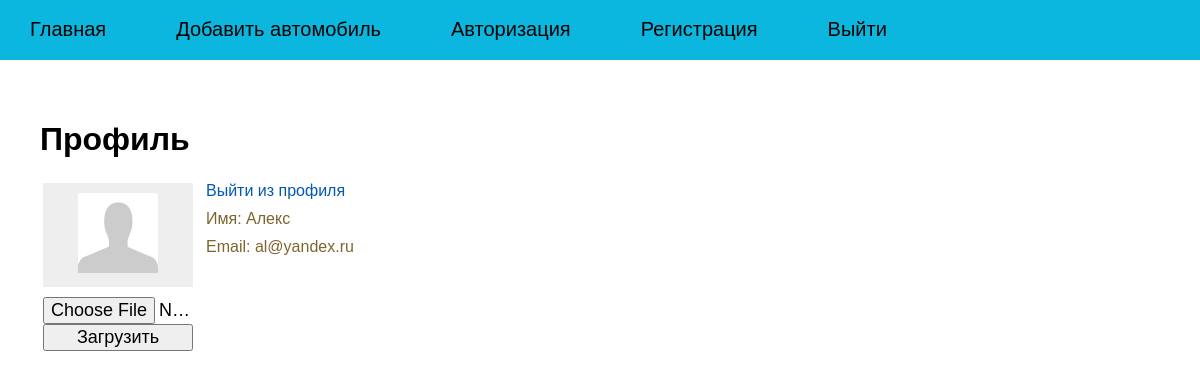
Screenshot of /profile (signed in) with the database file from the repository.
### tables this page shows
CREATE TABLE mainmenu (
id integer primary key autoincrement,
title text not null,
url text not null
);

CREATE TABLE users (
id integer PRIMARY KEY AUTOINCREMENT,
name text NOT NULL,
email text NOT NULL,
psw text NOT NULL,
avatar BLOB DEFAULT NULL,
time integer NOT NULL
);

### flsite.py (the view)
@app.route('/profile')
@login_required
def profile():
    return render_template(
        'profile.html',
        menu=dbase.getMenu(),
        title='Профиль')

### FDataBase.py (called while the page is built)
    def getMenu(self):
        sql = '''SELECT * FROM mainmenu'''
        try:
            self.__cur.execute(sql)
            res = self.__cur.fetchall()
            if res:
                return res
        except:
            print("Ошибка чтения из БД")
        return []

    def getUser(self, user_id):
        try:
            self.__cur.execute(f"SELECT * FROM users WHERE id = {user_id} LIMIT 1")
            res = self.__cur.fetchone()
            if not res:
                print("Пользователь не найден")
                return False
            return res
        except sqlite3.Error as e:
            print("Ошибка получения данных из БД в getUser " + str(e))
        return False

### UserLogin.py (called while the page is built)
    def fromDB(self, user_id, db):
        self.__user = db.getUser(user_id)
        return self

    def getName(self):
        return self.__user['name'] if self.__user else "Без имени"

    def getEmail(self):
        return self.__user['email'] if self.__user else "Без email"

### flsite.py (called while the page is built)
@login_manager.user_loader
def load_user(user_id):
    return UserLogin().fromDB(user_id, dbase)

@app.before_request
def before_request():
    global dbase
    db = get_db()
    dbase = FDataBase(db)

def connect_db():
    conn = sqlite3.connect(app.config['DATABASE'])
    conn.row_factory = sqlite3.Row
    return conn

def get_db():
    if not hasattr(g, 'link_db'):
        g.link_db = connect_db()
    return g.link_db

### templates/profile.html (shortened to what this page needs)
{% extends 'base.html' %}
{% block content %}
{{ super() }}
<table border="0" class="profile-table">
         <tr><td valign="top">
                   <div class="profile-ava"><img src="{{ url_for('userava') }}"></div>
                   <div class="profile-load">
                   <form action="{{url_for('upload')}}" method="POST" enctype="multipart/form-data">
                            <input type="file" name="file">
                            <input type="submit" value="Загрузить">
                   </form>
                   </div>
         </td>
         <td valign="top" class="profile-panel">
                   <a href="{{url_for('logout')}}">Выйти из профиля</a>
                   <ul class="profile-info">
                   <li>Имя: {{ current_user.getName() }}</li>
                   <li>Email: {{ current_user.getEmail() }}</li>
                   </ul>
         </td></tr>
</table>
{% endblock %}

### templates/base.html (shortened to what this page needs)
<!DOCTYPE html>
<html>
<head>
    <link type="text/css" href="{{ url_for('static', filename='css/styles.css')}}" rel="stylesheet"/>
</head>
<body>
{% block content -%}
    {%- block mainmenu -%}
    <ul class="mainmenu">
        {% for p in menu %}
        <li><a href="{{p.url}}">{{p.title}}</a></li>
        {% endfor %}
    </ul>
    {% endblock mainmenu -%}
<div class="content">
    {% if title -%}
        <h1>{{title}}</h1>
    {% else -%}
        <h1>LivePost</h1>
    {% endif -%}
    {% endblock -%}
</div>
</body>
</html>

### static/css/styles.css (style rules this page uses)
html, body { font-family: 'Arial'; margin: 0; padding: 0; height: 100%; width: 100%; }
a { color: #0059b2; text-decoration: none; }
img { max-width: 600px; height: auto; }
ul.mainmenu { list-style: none; margin: 0; padding: 0; height: 60px; color: #060606; font-size: 20px; overflow: hidden; background: #0bb7de; }
ul.mainmenu li { float: left; margin: 18px 40px 0 30px; }
ul.mainmenu li a { color: #010101; text-decoration: none; }
.content { padding: 40px 20px 20px 40px; width: 100%; box-sizing: border-box; }
.profile-ava { width: 130px; text-align: center; overflow: hidden; background: #eee; padding: 10px; }
.profile-ava img { max-width: 150px; height: auto; }
.profile-load { margin-top: 10px; overflow: hidden; max-width: 150px; }
.profile-load input[type=submit], input[type=file] { width: 100%; font-size: 18px; }
.profile-panel { padding: 0 0 0 10px; }
ul.profile-info { list-style: none; margin: 10px 0 0 0; padding: 0; color: #7E652F; }
ul.profile-info li { margin-top: 10px; }

### rows the page displays
mainmenu: title "Главная"
mainmenu: title "Добавить автомобиль"
mainmenu: title "Авторизация"
mainmenu: title "Регистрация"
mainmenu: title "Выйти"
users: getName "Алекс", getEmail "al@yandex.ru"

### other values shown
{{ title }} "Профиль"
